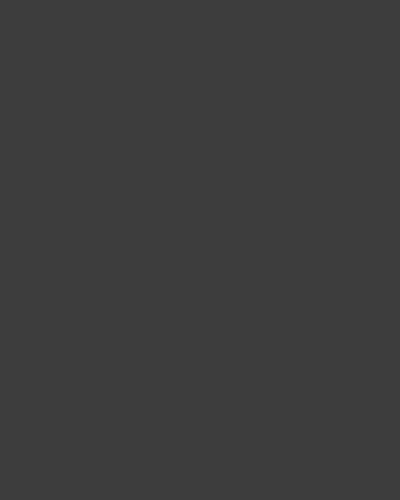
Frame 1 (no input)
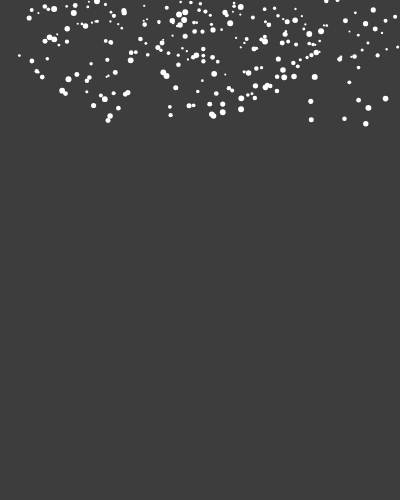
Frame 60 (no input)
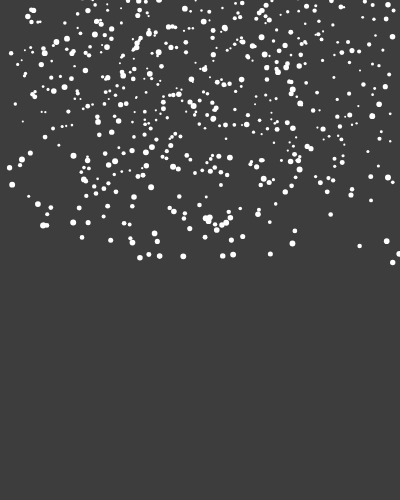
Frame 120 (the mouse pressed at the canvas centre since frame 60)

The p5.js sketch that drew these frames (run headless with seeded random() and noise() and a simulated clock; from frame 60 on, the mouse is pressed at the canvas centre):

// p5.js sketch
// ── sketch.js
// require https://cdnjs.cloudflare.com/ajax/libs/p5.js/0.7.3/p5.js
// require https://cdnjs.cloudflare.com/ajax/libs/p5.js/0.7.3/addons/p5.dom.js

// adding parameters to the base p5 snowflake example https://p5js.org/examples/simulate-snowflakes.html

let input, button, selector;

let snowflakes = []; // array to hold snowflake objects

function setup() {
  createCanvas(400, 500);
  fill(240);
  noStroke();

  createP("Storm Intensity");
  intensity = createSlider(0.25, 2, 0.5, 0.25);

  createP("Number of new flakes added per frame");
  flakeCount = createSlider(0, 30, 5, 1);

  createP("Flakes Color");
  color_picker = createInput("#ffffff", "color");

  createP("Min Flake Size");
  minFlake = createSlider(1, 5, 2, 1);

  createP("Max Flake Size");
  maxFlake = createSlider(6, 10, 5, 1);
}

function draw() {
  background("#3d3d3d");
  let t = frameCount / 60; // update time

  // create a random number of snowflakes each frame
  for (var i = 0; i < flakeCount.value(); i++) {
    snowflakes.push(new snowflake()); // append snowflake object
  }

  // loop through snowflakes with a for..of loop
  for (let flake of snowflakes) {
    flake.update(t); // update snowflake position
    flake.display(); // draw snowflake
  }
}

// snowflake class
function snowflake() {
  // initialize coordinates
  this.posX = 0;
  this.posY = random(-50, 0);
  this.initialangle = random(0, 2 * PI);
  this.size = random(minFlake.value(), maxFlake.value());

  // radius of snowflake spiral
  // chosen so the snowflakes are uniformly spread out in area
  this.radius = sqrt(random(pow(width / 2, 2)));

  this.update = function(time) {
    // x position follows a circle
    let w = 0.6; // angular speed
    let angle = w * time + this.initialangle;
    this.posX = width / 2 + this.radius * sin(angle);

    // different size snowflakes fall at slightly different y speeds
    this.posY += pow(this.size, intensity.value());

    // delete snowflake if past end of screen
    if (this.posY > height) {
      let index = snowflakes.indexOf(this);
      snowflakes.splice(index, 1);
    }
  };

  this.display = function() {
    fill(color_picker.value());
    ellipse(this.posX, this.posY, this.size);
  };
}
